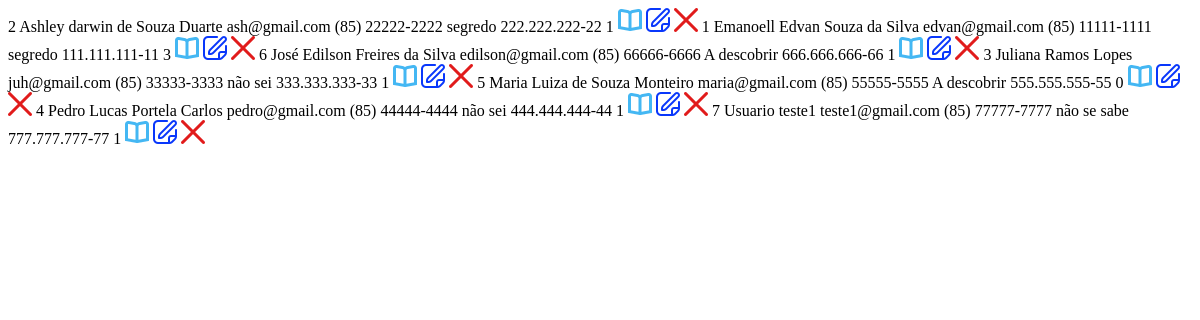
Screenshot of /LocadoraWDA-Edvan/consultas/consulta-usuario.php with the database file from the repository.
### tables this page shows
CREATE TABLE `usuarios` (
  `id` int(11) NOT NULL,
  `nome` text NOT NULL,
  `email` text NOT NULL,
  `celular` text NOT NULL,
  `endereco` text NOT NULL,
  `cpf` text DEFAULT NULL,
  `alugados` int(11) NOT NULL
);

### LocadoraWDA-Edvan/consultas/consulta-usuario.php (the view)
<?php
	include_once '../funcoes/conexao.php';
	@$pesquisa = $conn->real_escape_string($_GET['busca']);
	$sql_code = "SELECT *
		FROM usuarios
		WHERE id LIKE '%$pesquisa%'
		OR nome LIKE '%$pesquisa%'
		OR email LIKE '%$pesquisa%'
		OR celular LIKE '%$pesquisa%'
		OR endereco LIKE '%$pesquisa%'
		OR cpf LIKE '%$pesquisa%'
		OR alugados LIKE '%$pesquisa%'
		ORDER BY nome;";
	$sql_query = $conn->query($sql_code) or die("ERRO ao consultar! " . $conn->error);
	if ($sql_query->num_rows == 0) {
		?>
	<tr>
		<td colspan="3">Nenhum resultado encontrado...</td>
	</tr>
	<?php
	} else {
		while($dados = $sql_query->fetch_assoc()) {
			?>
			<tr id="tab">
				<td data-cell="ID"><?php echo $dados['id']; ?></td>
				<td data-cell="Nome"><?php echo $dados['nome']; ?></td>
				<td data-cell="Email"><?php echo $dados['email']; ?></td>
				<td data-cell="Celular"><?php echo $dados['celular']; ?></td>
				<td data-cell="Endereço"><?php echo $dados['endereco']; ?></td>
				<td data-cell="CPF"><?php echo $dados['cpf']; ?></td>
				<td class="text-center" data-cell="Aluguéis Ativos"><?php echo $dados['alugados']; ?></td>
				<td><a href='../cadastros/cadastro-alu-usu.php?id=<?php echo $dados['id']; ?>' class='btn'><img src='../imagens/aluguel1.png'></a></td>
				<td><a href='../edicao/editar-usuario.php?id=<?php echo $dados['id']; ?>' class='btn'><img src='../imagens/editar.png'></a></td>
				<td><a href='../funcoes/teste-usuario.php?id=<?php echo $dados['id']; ?>'><img src='../imagens/deletar.png'></a></td>
			</tr>
			<?php
		}
	}
?>
<html>
	<link rel="stylesheet" href="../paginacao/style.css">
</html>

### rows the page displays
usuarios: id "2", nome "Ashley darwin de Souza Duarte", email "ash@gmail.com", celular "(85) 22222-2222", endereco "segredo", cpf "222.222.222-22", alugados "1"
usuarios: id "1", nome "Emanoell Edvan Souza da Silva", email "edvan@gmail.com", celular "(85) 11111-1111", endereco "segredo", cpf "111.111.111-11", alugados "3"
usuarios: id "6", nome "José Edilson Freires da Silva", email "edilson@gmail.com", celular "(85) 66666-6666", endereco "A descobrir", cpf "666.666.666-66", alugados "1"
usuarios: id "3", nome "Juliana Ramos Lopes", email "juh@gmail.com", celular "(85) 33333-3333", endereco "não sei", cpf "333.333.333-33", alugados "1"
usuarios: id "5", nome "Maria Luiza de Souza Monteiro", email "maria@gmail.com", celular "(85) 55555-5555", endereco "A descobrir", cpf "555.555.555-55", alugados "0"
usuarios: id "4", nome "Pedro Lucas Portela Carlos", email "pedro@gmail.com", celular "(85) 44444-4444", endereco "não sei", cpf "444.444.444-44", alugados "1"
usuarios: id "7", nome "Usuario teste1", email "teste1@gmail.com", celular "(85) 77777-7777", endereco "não se sabe", cpf "777.777.777-77", alugados "1"
